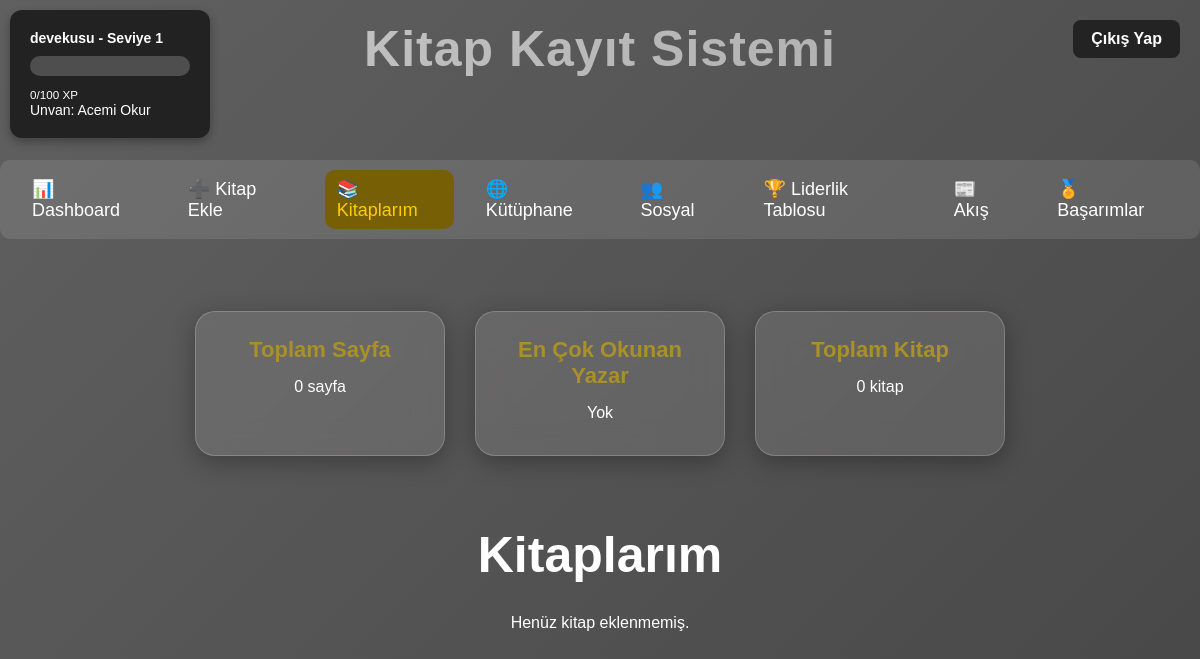
Screenshot of /my_books (signed in) with the database file from the repository.
### tables this page shows
CREATE TABLE users (
            id INTEGER PRIMARY KEY AUTOINCREMENT,
            username TEXT UNIQUE NOT NULL,
            password TEXT NOT NULL,
            email TEXT,
            xp INTEGER DEFAULT 0,
            level INTEGER DEFAULT 1,
            created_at TEXT DEFAULT CURRENT_TIMESTAMP
        );

### app.py (the view, shortened to what this page needs)
@app.route("/my_books")
def my_books():
    if "user_id" not in session:
        flash("⚠️ Lütfen giriş yapın!", "error")
        return redirect(url_for("index"))
    user_box = get_user_box_data(session["user_id"])
    user_id = session["user_id"]
    conn = get_connection()
    cursor = conn.cursor()
    cursor.execute("SELECT id, title, author, read_date, page FROM books WHERE user_id=?", (user_id,))
    books_rows = cursor.fetchall()
    books_list = []
    total_pages = sum([book["page"] for book in books_list if book["page"]])
    authors = [book["author"] for book in books_list]
    most_read_author = max(set(authors), key=authors.count) if authors else "Yok"
    total_books = len(books_list)
    conn.close()
    return render_template("mybooks.html",
                           user_box=user_box,
                           books=books_list,
                           total_pages=total_pages,
                           most_read_author=most_read_author,
                           total_books=total_books)

### app.py (called while the page is built)
def get_user_box_data(user_id):
    conn = get_connection()
    cursor = conn.cursor()
    cursor.execute("SELECT username, xp, level FROM users WHERE id=?", (user_id,))
    row = cursor.fetchone()
    conn.close()
    if not row:
        return {"username": "Bilinmiyor", "xp": 0, "level": 1, "progress": 0, "user_id": user_id}
    username, xp, level = row
    progress = (xp % 100) / 100 * 100
    return {"username": username, "xp": xp, "level": level, "progress": progress, "user_id": user_id}

### database.py (called while the page is built)
def get_connection():
    return sqlite3.connect(DB_NAME)

### templates/mybooks.html (shortened to what this page needs)
<!DOCTYPE html>
<html lang="tr">
<head>
    <link rel="stylesheet" href="{{ url_for('static', filename='style.css') }}">
</head>
<body>
    <div class="user-box">
        <div class="level-box">
            <p><strong>{{ user_box.username }} - Seviye {{ user_box.level }}</strong></p>
            <div class="progress-bar">
            </div>
            <small>{{ user_box.xp % 100 }}/100 XP</small>
            {% set titles = ['Acemi Okur', 'Kitap Kurdu', 'Usta Okur', 'Bilge Okur', 'Efsane Okur'] %}
            {% set title_index = ((user_box.level - 1) // 5) %}
            <p>Unvan: {{ titles[title_index if title_index < titles|length else -1] }}</p>
        </div>
    </div>
    <a href="/logout" class="logout-btn">Çıkış Yap</a>
    <h1 class="page-title">Kitap Kayıt Sistemi</h1>
    <div class="tabs">
        <a href="/dashboard" class="tab-link">📊 Dashboard</a>
        <a href="/add_book" class="tab-link">➕ Kitap Ekle</a>
        <a href="/my_books" class="tab-link active">📚 Kitaplarım</a>
        <a href="/library" class="tab-link">🌐 Kütüphane</a>
        <a href="/social" class="tab-link">👥 Sosyal</a>
        <a href="/leaderboard" class="tab-link">🏆 Liderlik Tablosu</a>
        <a href="/feed" class="tab-link">📰 Akış</a>
        <a href="/achievements" class="tab-link">🏅 Başarımlar</a>
    </div>
    <br><br><br><br>
    <div class="stats-card-wrapper">
        <div class="stats-card">
            <h3>Toplam Sayfa</h3>
            <p>{{ total_pages }} sayfa</p>
        </div>
        <div class="stats-card">
            <h3>En Çok Okunan Yazar</h3>
            <p>{{ most_read_author }}</p>
        </div>
        <div class="stats-card">
            <h3>Toplam Kitap</h3>
            <p>{{ total_books }} kitap</p>
        </div>
    </div>
    <div class="mybooks-wrapper">
        <h2>Kitaplarım</h2>
        <div class="books-container">
            {% if books %}
                {% for book in books %}
                    <div class="book-card">
                        <h3>{{ book.title }}</h3>
                        <p><strong>Yazar:</strong> {{ book.author }}</p>
                        {% if book.read_date %}
                            <p><strong>Okuma Tarihi:</strong> {{ book.read_date }}</p>
                        {% endif %}
                        {% if book.page %}
                            <p><strong>Sayfa Sayısı:</strong> {{ book.page }}</p>
                        {% endif %}
                        {% if book.notes %}
                            <p><strong>Notlar:</strong> {{ book.notes }}</p>
                        {% endif %}
                        <div class="book-actions">
                            <a href="{{ url_for('edit_book', id=book.id) }}" class="btn-edit">Düzenle</a>
                            <form action="{{ url_for('delete_book', book_id=book.id) }}" method="POST" style="display:inline;">
                                <button type="submit" class="btn-delete">✖ Sil</button>
                            </form>
                        </div>
                    </div>
                {% endfor %}
            {% else %}
                <p style="text-align:center;">Henüz kitap eklenmemiş.</p>
            {% endif %}
        </div>
    </div>
</body>
</html>

### static/style.css (style rules this page uses)
* { margin: 0; padding: 0; box-sizing: border-box; font-family: "Poppins", sans-serif; }
body { height: 100%; display: block; background: linear-gradient(-45deg,#191919, #313131, #616060); background-size: 400% 400%; animation: gradientBG 10s ease infinite; padding-top: 160px; }
.page-title { position: absolute; top: 20px; width: 100%; text-align: center; font-size: 50px; font-weight: 800; letter-spacing: 1px; background: linear-gradient(-45deg,#434343, #848484, #cbcbcb); background-size: 400% 400%; -webkit-background-clip: text; -webkit-text-fill-color: transparent; animation: gradientBG 12s ease infinite, titleFade 1.5s ease-in-out; }
.logout-btn { position: absolute; top: 20px; right: 20px; background: #232323; color: white; padding: 14px 24px; border-radius: 8px; text-decoration: none; font-weight: bold; font-size: 16px; display: inline-block; transition: 0.3s; z-index: 9999; }
.tabs { display: flex !important; justify-content: center !important; align-items: center; gap: 20px !important; margin: 0px auto !important; background: rgba(255, 255, 255, 0.1); padding: 10px 20px !important; border-radius: 10px !important; }
.tab-link { color: #fff; text-decoration: none; font-size: 18px; padding: 8px 12px; border-radius: 10px; transition: background 0.3s; }
.tab-link.active, .tab-link:hover { background-color: #765f05; color: #2B2A2A; }
.tab-link.active { color: #ffcc00; }
.user-box { position: fixed; top: 10px; left: 10px; background: #222; color: #fff; padding: 20px; border-radius: 12px; width: 200px; box-shadow: 0 4px 10px rgba(0,0,0,0.3); z-index: 999; font-size: 14px; }
.progress-bar { width: 100%; background: rgba(255,255,255,0.2); border-radius: 10px; margin: 10px 0; height: 20px; }

### templates/mybooks.html (style rules this page uses)
.mybooks-wrapper { max-width: 1200px; margin: 20px auto; padding: 30px; color: #fff; }
.mybooks-wrapper h2 { text-align: center; font-size: 50px; margin-bottom: 30px; }
.books-container { display: flex; flex-wrap: wrap; gap: 20px; justify-content: center; }
.logout-btn { position: absolute; top: 20px; right: 20px; background: #232323; color: white; padding: 10px 18px; border-radius: 8px; text-decoration: none; font-weight: bold; transition: 0.3s; }
.stats-card-wrapper { display: flex; justify-content: center; gap: 30px; margin-bottom: 40px; flex-wrap: wrap; }
.stats-card { background: rgba(255,255,255,0.1); color:white; backdrop-filter: blur(15px); border-radius: 20px; padding: 25px 30px; width: 250px; text-align: center; border: 1px solid rgba(255,255,255,0.2); box-shadow: 0 6px 25px rgba(0,0,0,0.3); transition: transform 0.3s, box-shadow 0.3s; }
.stats-card h3 { font-size: 22px; margin-bottom: 15px; color: #aa9028; }
.stats-card p { font-size: 16px; margin: 8px 0; }

### rows the page displays
users: username "devekusu", level "1", user_box.xp%100 "0"

### other values shown
{{ titles[title_index if title_index < titles|length else -1] }} "Acemi Okur"
{{ total_pages }} "0"
{{ most_read_author }} "Yok"
{{ total_books }} "0"
